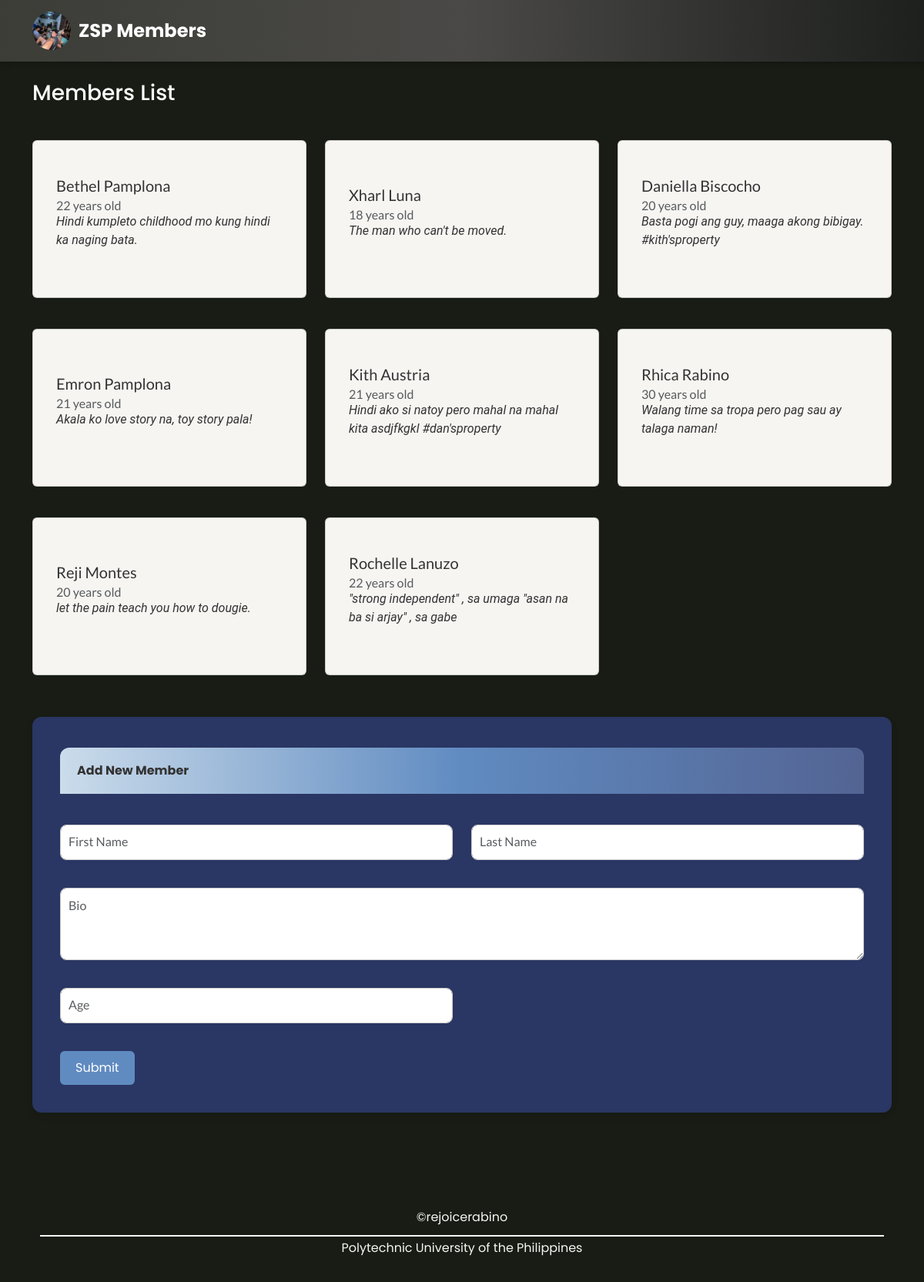
Page /M01/index.php on the committed database.
### tables this page shows
CREATE TABLE `userinfo` (
  `userInfoID` int(20) NOT NULL,
  `userID` int(20) NOT NULL,
  `addressID` int(20) NOT NULL,
  `firstName` varchar(30) NOT NULL,
  `lastName` varchar(30) NOT NULL,
  `bio` varchar(100) NOT NULL,
  `age` int(200) NOT NULL,
  `isDeleted` tinyint(4) NOT NULL
);

### M01/connect.php (called while the page is built, shortened)
<?php
  function executeQuery($query){
    $conn = $GLOBALS['conn'];
    return mysqli_query($conn, $query);
  }
?>

### M01/index.php (the view, shortened to what this page needs)
<?php
include('connect.php');
$query = "SELECT * FROM userinfo";
$result = executeQuery($query);
?>
<!doctype html>
<html lang="en">
<head>
    <link href="https://cdn.jsdelivr.net/npm/bootstrap@5.3.3/dist/css/bootstrap.min.css" rel="stylesheet">
    <link href="https://cdnjs.cloudflare.com/ajax/libs/font-awesome/6.0.0-beta3/css/all.min.css" rel="stylesheet">
</head>
<body>
    <nav class="navbar navbar-light">
        <div class="container-fluid">
            <div class="navbar-brand">
                <img src="images/zsp.jpg" alt="ZSP Logo" class="navbar-img">
                ZSP Members
            </div>
        </div>
    </nav>
    <div class="container">
        <h3 class="mt-4" style = "color: white">Members List</h3>
        <div class="row">
            <?php
            if (mysqli_num_rows($result) > 0) {
                while ($row = mysqli_fetch_assoc($result)) {
            ?>
                    <div class="col-12 col-md-6 col-lg-4">
                        <div class="card my-3">
                            <div class="card-body">
                                <h5 class="card-title"><?php echo htmlspecialchars($row['firstName']) . ' ' . htmlspecialchars($row['lastName']); ?></h5>
                                <h6 class="card-subtitle text-body-secondary"><?php echo htmlspecialchars($row['age']) . ' years old'; ?></h6>
                                <p class="bio-text"><?php echo htmlspecialchars($row['bio']); ?></p>
                            </div>
                        </div>
                    </div>
            <?php
                }
            }
            ?>
        </div>
        <form method="post">
            <div class="container px-3">
                <nav class="navbar2">
                    <div class="container-fluid">
                        <span class="navbar-text" style = "font-weight: bold">Add New Member</span>
                    </div>
                </nav>
                <div class="row">
                    <div class="fCard col-12 col-md-6 mb-3">
                        <input type="text" class="form-control" id="firstName" name="firstName" required placeholder="First Name">
                    </div>
                    <div class="col-12 col-md-6 mb-3">
                        <input type="text" class="form-control" id="lastName" name="lastName" required placeholder="Last Name">
                    </div>
                    <div class="col-12 mb-3">
                        <textarea class="form-control" id="bio" name="bio" rows="3" required placeholder="Bio"></textarea>
                    </div>
                    <div class="col-12 col-md-6 mb-3">
                        <input type="number" class="form-control" id="age" name="age" required placeholder="Age">
                    </div>
                    <div class="col-12 mb-3">
                        <button type="submit" name="btnSubmitMember" class="btn btn-primary w-40" style="background-color: #608BC1; color: white; border: none; cursor: pointer; transition: background-color 0.3s ease;" onmouseover="this.style.backgroundColor='#536493'" onmouseout="this.style.backgroundColor='#608BC1'">
                            Submit
                        </button>
                    </div>
                </div>
            </div>
        </form>
    </div>
    <footer class="container-fluid py-3" style="background-color: #181C14;">
        <ul class="nav justify-content-center"
            style="border-bottom: 2px solid #F6F5F2; padding-bottom: 3px; margin-bottom: 3px; width: calc(100% - 80px); margin-left: 40px; margin-right: 40px;">
            <li class="nav-item">
                <span class="nav-link px-2" style="color: #F6F5F2;">©rejoicerabino</span>
            </li>
        </ul>
        <p class="text-center" style="color: #F6F5F2;">Polytechnic University of the Philippines</p>
    </footer>
</body>
</html>

### M01/index.php (style rules this page uses)
body { font-family: 'Poppins', sans-serif; background-color: #181C14; }
.container { margin-top: 20px; }
.card { padding: 15px; transition: transform 0.2s; display: flex; flex-direction: column; height: 100%; background-color: #F6F5F2; }
.card-body { flex: 1; display: flex; flex-direction: column; justify-content: center; color: #333; font-family: 'Lato', sans-serif; padding: 15px; }
.bio-text { font-family: 'Roboto', sans-serif; font-style: italic; }
.navbar { background: linear-gradient(to right, #3C3D37, #4A4947, #1E201E); box-shadow: 0 4px 8px rgba(0, 0, 0, 0.2); padding: 10px; }
.navbar-brand { color: #ffffff; font-size: 1.5rem; font-family: 'Poppins', sans-serif; font-weight: bold; display: flex; align-items: center; }
.navbar-img { width: 50px; height: 50px; border-radius: 50%; object-fit: cover; margin-right: 10px; margin-left: 20px; }
.navbar2 { background: linear-gradient(to right, #CBDCEB, #608BC1, #536493); color: #333; padding: 10px; border-radius: 12px 12px 0 0; align-items: center; justify-content: space-between; margin-bottom: 20px; width: 100%; }
.col-12, .col-md-6, .col-lg-4 { margin-top: 20px; margin-bottom: 20px; }
input::placeholder, textarea::placeholder { font-family: 'Lato', sans-serif; }
.navbar2 .container-fluid { display: flex; align-items: center; }
form { padding: 20px; border-radius: 12px; box-shadow: 0 4px 8px rgba(0, 0, 0, 0.1); background-color: #2A3663; margin-top: 50px; margin-bottom: 100px; }
form .form-control { border: 1px solid #ccc; border-radius: 8px; padding: 10px; transition: border-color 0.3s, box-shadow 0.3s; }
form textarea.form-control { resize: vertical; }
form .btn-primary { border-radius: 6px; padding: 10px 20px; transition: transform 0.3s, background-color 0.3s; }

### rows in the picture
userinfo: firstName "Bethel", lastName "Pamplona", age "22", bio "Hindi kumpleto childhood mo kung hindi ka naging bata."
userinfo: firstName "Xharl", lastName "Luna", age "18", bio "The man who can't be moved."
userinfo: firstName "Daniella", lastName "Biscocho", age "20", bio "Basta pogi ang guy, maaga akong bibigay. #kith'sproperty"
userinfo: firstName "Emron", lastName "Pamplona", age "21", bio "Akala ko love story na, toy story pala!"
userinfo: firstName "Kith", lastName "Austria", age "21", bio "Hindi ako si natoy pero mahal na mahal kita asdjfkgkl #dan'sproperty"
userinfo: firstName "Rhica", lastName "Rabino", age "30", bio "Walang time sa tropa pero pag sau ay talaga naman!"
userinfo: firstName "Reji", lastName "Montes", age "20", bio "let the pain teach you how to dougie."
userinfo: firstName "Rochelle", lastName "Lanuzo", age "22", bio "\"strong independent\" , sa umaga \"asan na ba si arjay\" , sa gabe"
